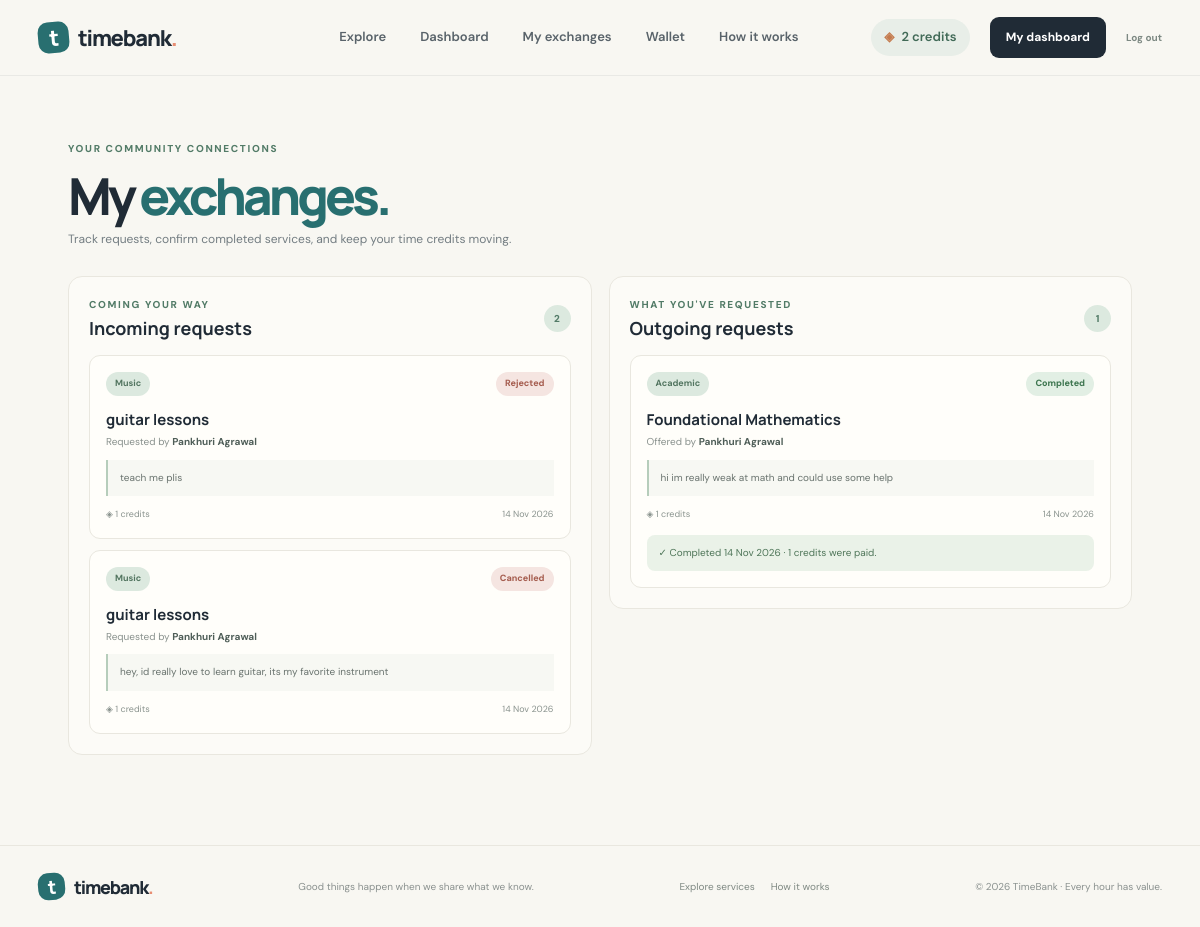
Screenshot of /exchanges (signed in) with the database file from the repository.
### models.py (models this page shows)
class User(UserMixin, db.Model):
    id = db.Column(db.Integer, primary_key=True)
    name = db.Column(db.String(80), nullable=False)
    email = db.Column(db.String(120), unique=True, nullable=False, index=True)
    password_hash = db.Column(db.String(255), nullable=False)
    location = db.Column(db.String(120))
    bio = db.Column(db.String(300))
    credits = db.Column(db.Integer, nullable=False, default=3)
    created_at = db.Column(db.DateTime, default=datetime.utcnow)
    services = db.relationship(
        "Service", backref="owner", lazy=True, cascade="all, delete-orphan"
    )

class ExchangeRequest(db.Model):
    id = db.Column(db.Integer, primary_key=True)
    service_id = db.Column(db.Integer, db.ForeignKey("service.id"), nullable=False)
    requester_id = db.Column(db.Integer, db.ForeignKey("user.id"), nullable=False)
    provider_id = db.Column(db.Integer, db.ForeignKey("user.id"), nullable=False)
    message = db.Column(db.Text, nullable=False)
    status = db.Column(db.String(20), nullable=False, default="pending")
    requester_confirmed = db.Column(db.Boolean, nullable=False, default=False)
    provider_confirmed = db.Column(db.Boolean, nullable=False, default=False)
    created_at = db.Column(db.DateTime, default=datetime.utcnow)
    completed_at = db.Column(db.DateTime)
    service = db.relationship("Service", backref="exchange_requests")
    requester = db.relationship("User", foreign_keys=[requester_id])
    provider = db.relationship("User", foreign_keys=[provider_id])

class Service(db.Model):
    id = db.Column(db.Integer, primary_key=True)
    title = db.Column(db.String(100), nullable=False)
    category = db.Column(db.String(40), nullable=False)
    description = db.Column(db.Text, nullable=False)
    duration_hours = db.Column(db.Integer, nullable=False, default=1)
    is_active = db.Column(db.Boolean, nullable=False, default=True)
    created_at = db.Column(db.DateTime, default=datetime.utcnow)
    owner_id = db.Column(db.Integer, db.ForeignKey("user.id"), nullable=False)

### app.py (the view)
@app.route("/exchanges")
@login_required
def exchanges():
    incoming = (
        ExchangeRequest.query.filter_by(provider_id=current_user.id)
        .order_by(ExchangeRequest.created_at.desc()).all()
    )
    outgoing = (
        ExchangeRequest.query.filter_by(requester_id=current_user.id)
        .order_by(ExchangeRequest.created_at.desc()).all()
    )
    return render_template("exchanges.html", incoming=incoming, outgoing=outgoing)

### app.py (called while the page is built)
@login_manager.user_loader
def load_user(user_id):
    return db.session.get(User, int(user_id))

### templates/exchanges.html (shortened to what this page needs)
{% extends "base.html" %}
{% block content %}
<section class="page-shell">
  <div class="page-intro"><div class="eyebrow">YOUR COMMUNITY CONNECTIONS</div><h1>My <span>exchanges.</span></h1><p class="muted">Track requests, confirm completed services, and keep your time credits moving.</p></div>
  <div class="exchange-columns">
    <section class="exchange-panel">
      <div class="exchange-panel-heading"><div><div class="eyebrow">COMING YOUR WAY</div><h2>Incoming requests</h2></div><span class="count-bubble">{{ incoming|length }}</span></div>
      {% if incoming %}
        {% for item in incoming %}
          <article class="exchange-card">
            <div class="exchange-card-top"><span class="category-tag">{{ item.service.category }}</span><span class="status-pill status-{{ item.status }}">{{ item.status }}</span></div>
            <h3>{{ item.service.title }}</h3>
            <p class="exchange-person">Requested by <b>{{ item.requester.name }}</b></p>
            <blockquote>{{ item.message }}</blockquote>
            <div class="exchange-meta"><span>◈ {{ item.service.duration_hours }} credits</span><span>{{ item.created_at.strftime('%d %b %Y') }}</span></div>
          </article>
        {% endfor %}
      {% else %}
        <div class="exchange-empty"><span>↙</span><b>No incoming requests yet</b><p>When someone requests one of your services, you'll find it here.</p></div>
      {% endif %}
    </section>
    <section class="exchange-panel">
      <div class="exchange-panel-heading"><div><div class="eyebrow">WHAT YOU'VE REQUESTED</div><h2>Outgoing requests</h2></div><span class="count-bubble">{{ outgoing|length }}</span></div>
      {% if outgoing %}
        {% for item in outgoing %}
          <article class="exchange-card">
            <div class="exchange-card-top"><span class="category-tag">{{ item.service.category }}</span><span class="status-pill status-{{ item.status }}">{{ item.status }}</span></div>
            <h3>{{ item.service.title }}</h3>
            <p class="exchange-person">Offered by <b>{{ item.provider.name }}</b></p>
            <blockquote>{{ item.message }}</blockquote>
            <div class="exchange-meta"><span>◈ {{ item.service.duration_hours }} credits</span><span>{{ item.created_at.strftime('%d %b %Y') }}</span></div>
            {% if item.status == 'pending' %}
              <div class="exchange-actions"><form method="POST" action="{{ url_for('update_exchange', exchange_id=item.id, action='cancel') }}" data-confirm="Cancel this exchange request?"><button class="button button-outline button-small" type="submit">Cancel request</button></form></div>
            {% elif item.status == 'completed' %}
              <div class="completed-note">✓ Completed {{ item.completed_at.strftime('%d %b %Y') if item.completed_at else '' }} · {{ item.service.duration_hours }} credits were paid.</div>
            {% endif %}
          </article>
        {% endfor %}
      {% else %}
        <div class="exchange-empty"><span>↗</span><b>You haven't requested anything</b><p>Explore services and send your first request when something catches your eye.</p><a class="button button-outline button-small" href="{{ url_for('explore') }}">Explore services</a></div>
      {% endif %}
    </section>
  </div>
</section>
{% endblock %}

### templates/base.html (shortened to what this page needs)
<!DOCTYPE html>
<html lang="en">
<head>
  <link rel="stylesheet" href="{{ url_for('static', filename='css/style.css') }}">
  <link rel="stylesheet" href="{{ url_for('static', filename='css/components.css') }}">
</head>
<body>
  <header class="site-header">
    <div class="nav-wrap">
      <a class="brand" href="{{ url_for('index') }}">
        <span class="brand-mark">t</span><span>timebank<span class="brand-dot">.</span></span>
      </a>
      <nav class="main-nav" aria-label="Main navigation">
        <a href="{{ url_for('explore') }}">Explore</a>
        {% if current_user.is_authenticated %}
          <a href="{{ url_for('dashboard') }}">Dashboard</a>
          <a href="{{ url_for('exchanges') }}">My exchanges</a>
          <a href="{{ url_for('wallet') }}">Wallet</a>
        {% endif %}
        <a href="{{ url_for('index') }}#how-it-works">How it works</a>
      </nav>
      <div class="nav-actions">
        {% if current_user.is_authenticated %}
          <a class="credit-pill" href="{{ url_for('wallet') }}"><span class="coin">◈</span> {{ current_user.credits }} credits</a>
          <a class="button button-dark button-small" href="{{ url_for('dashboard') }}">My dashboard</a>
          <a class="nav-logout" href="{{ url_for('logout') }}" aria-label="Log out">Log out</a>
        {% else %}
          <a class="nav-login" href="{{ url_for('login') }}">Log in</a>
          <a class="button button-dark button-small" href="{{ url_for('signup') }}">Join TimeBank <span>↗</span></a>
        {% endif %}
      </div>
    </div>
  </header>
  <main>
    {% block content %}{% endblock %}
  </main>
  <footer class="site-footer">
    <div class="footer-inner">
      <a class="brand brand-footer" href="{{ url_for('index') }}"><span class="brand-mark">t</span><span>timebank<span class="brand-dot">.</span></span></a>
      <p>Good things happen when we share what we know.</p>
      <div class="footer-links"><a href="{{ url_for('explore') }}">Explore services</a><a href="{{ url_for('index') }}#how-it-works">How it works</a></div>
      <span>© 2026 TimeBank · Every hour has value.</span>
    </div>
  </footer>
</body>
</html>

### static/css/style.css (style rules this page uses)
:root { --ink: #202b36; --muted: #737d82; --paper: #f8f7f2; --white: #fffefa; --line: #e9e7df; --sage: #dce9df; --sage-strong: #527b67; --teal: #286f70; --coral: #e88d72; --coral-soft: #f8e3d9; --lilac: #e9e3f2; --shadow: 0 16px 45px rgba(36, 48, 55, .07); }
* { box-sizing: border-box; }
html { scroll-behavior: smooth; }
body { margin: 0; background: var(--paper); color: var(--ink); font-family: "DM Sans", sans-serif; line-height: 1.55; }
a { color: inherit; text-decoration: none; }
.site-header { height: 76px; border-bottom: 1px solid rgba(32,43,54,.07); background: rgba(248,247,242,.94); position: sticky; top: 0; z-index: 20; backdrop-filter: blur(14px); }
.nav-wrap { max-width: 1180px; height: 100%; padding: 0 28px; margin: auto; display: flex; align-items: center; justify-content: space-between; }
.brand { display: inline-flex; align-items: center; gap: 9px; font: 800 22px "Manrope", sans-serif; letter-spacing: -1.2px; }
.brand-mark { width: 31px; height: 31px; border-radius: 10px; display: grid; place-items: center; background: var(--teal); color: white; font: 800 22px "Manrope"; transform: rotate(-5deg); }
.brand-dot { color: var(--coral); }
.main-nav { display: flex; gap: 34px; margin-left: 90px; color: #59636a; font-size: 13px; font-weight: 600; }
.nav-actions { display: flex; align-items: center; gap: 20px; font-size: 13px; font-weight: 600; }
.credit-pill { background: #e8eee8; color: #416a57; border-radius: 30px; padding: 8px 13px; }
.coin { color: #c47a4d; margin-right: 4px; }
.button { display: inline-flex; justify-content: center; align-items: center; gap: 18px; border: 1px solid transparent; border-radius: 9px; padding: 14px 20px; font-size: 13px; font-weight: 700; cursor: pointer; transition: transform .18s, background .18s, box-shadow .18s; }
.button-dark { background: var(--ink); color: white; }
.button-small { padding: 10px 15px; font-size: 12px; }
.eyebrow { color: var(--sage-strong); font-size: 10px; letter-spacing: 1.65px; font-weight: 800; }
.hero h1, .page-intro h1, .form-page h1, .auth-aside h1 { font: 800 clamp(48px, 6vw, 76px)/1.05 "Manrope", sans-serif; letter-spacing: -4px; margin: 21px 0 19px; }
.highlight-word, .section-heading h2 span, .page-intro h1 span, .form-page h1 span { color: var(--teal); }
.category-tag { background: var(--sage); color: #527560; border-radius: 30px; padding: 5px 9px; font-size: 9px; font-weight: 700; }
.site-footer { border-top: 1px solid var(--line); }
.footer-inner { max-width: 1180px; padding: 23px 28px; margin: auto; display: flex; align-items: center; justify-content: space-between; }
.brand-footer { font-size: 18px; }
.brand-footer .brand-mark { width: 27px; height: 27px; font-size: 19px; }
.footer-inner p, .footer-inner > span { color: #8a918f; font-size: 10px; }
.muted { color: var(--muted); }
.dashboard-shell, .page-shell { max-width: 1120px; padding: 65px 28px 90px; margin: auto; }
.page-intro { margin-bottom: 27px; }
.page-intro h1 { font-size: 51px; margin: 12px 0 8px; }
.page-intro p { font-size: 12px; margin: 0; }

### rows the page displays
User: credits "2"
ExchangeRequest: service.category "Music", status "Rejected", service "guitar lessons", requester.name "Pankhuri Agrawal", message "teach me plis", service.duration_hours "1", created_at "14 Nov 2026"
ExchangeRequest: service.category "Music", status "Cancelled", service "guitar lessons", requester.name "Pankhuri Agrawal", message "hey, id really love to learn guitar, its my favorite instrument", service.duration_hours "1", created_at "14 Nov 2026"
ExchangeRequest: service.category "Academic", status "Completed", service "Foundational Mathematics", provider.name "Pankhuri Agrawal", message "hi im really weak at math and could use some help", service.duration_hours "1", created_at "14 Nov 2026", completed_at "14 Nov 2026"

### other values shown
{{ incoming|length }} "2"
{{ outgoing|length }} "1"
